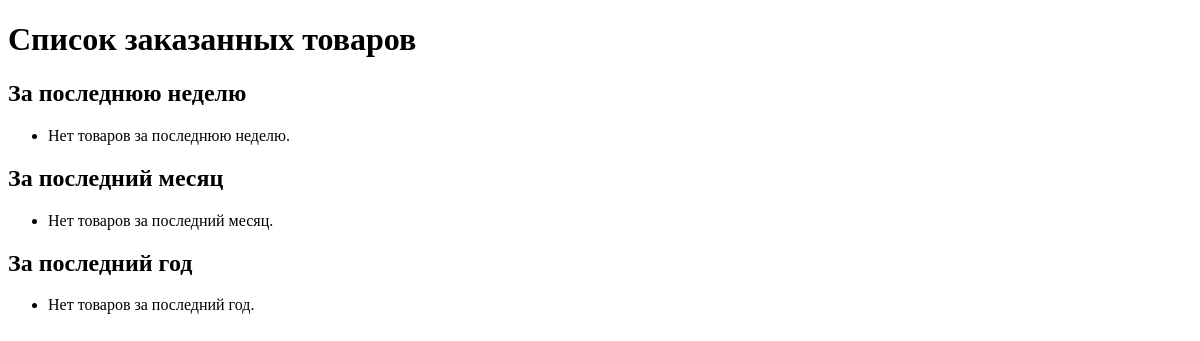
Before: /client/3/ordered_products/ with the older database file.
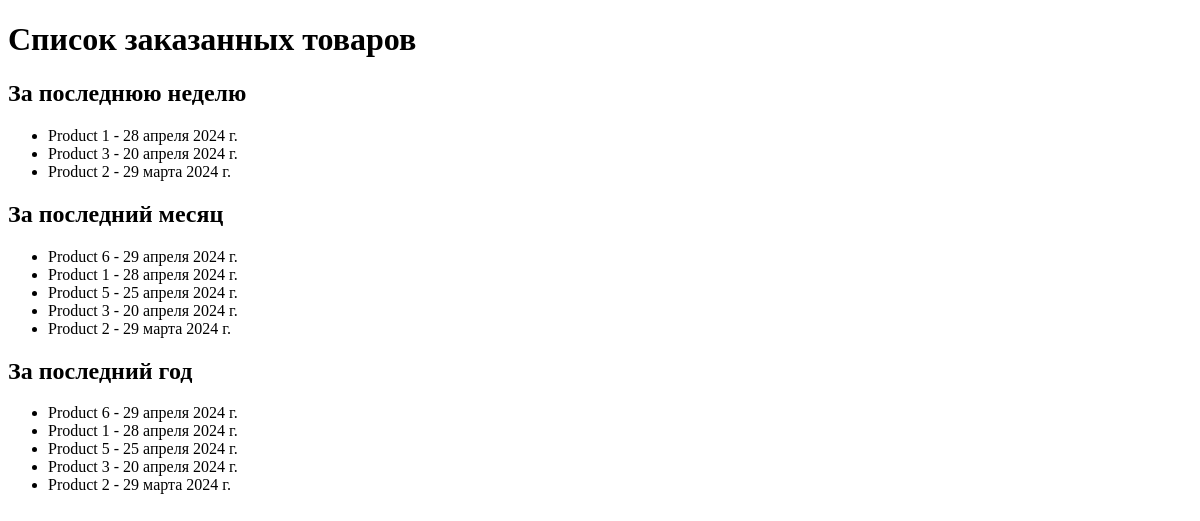
After: the same page with the newer database file.
### myapp2/models.py (models this page shows, shortened)
class Product(models.Model):
    name = models.CharField(max_length=100)
    description = models.TextField()
    price = models.DecimalField(max_digits=10, decimal_places=2)
    quantity = models.IntegerField()
    added_date = models.DateField(auto_now_add=True)
    image = models.ImageField(upload_to='product_images/',null=True, blank=True)

### myapp2/views.py (the view)
# urls.py: path('client/<int:client_id>/ordered_products/', view, name='index'),
def view(request, client_id):
    orders_week = Order.objects.filter(client_id=client_id, order_date__gte=timezone.now() - timezone.timedelta(days=7))
    orders_month = Order.objects.filter(client_id=client_id, order_date__gte=timezone.now() - timezone.timedelta(days=30))
    orders_year = Order.objects.filter(client_id=client_id, order_date__gte=timezone.now() - timezone.timedelta(days=365))
    products_week = Product.objects.filter(order__in=orders_week).distinct()
    products_month = Product.objects.filter(order__in=orders_month).distinct()
    products_year = Product.objects.filter(order__in=orders_year).distinct()
    products_week = products_week.order_by('-added_date')
    products_month = products_month.order_by('-added_date')
    products_year = products_year.order_by('-added_date')
    context = {
        'products_week': products_week,
        'products_month': products_month,
        'products_year': products_year,
    }
    return render(request, "myapp2/index.html", context)

### myapp2/templates/myapp2/index.html (shortened to what this page needs)
<!DOCTYPE html>
<html lang="ru">
<head>
</head>
<body>
    <h1>Список заказанных товаров</h1>
    <h2>За последнюю неделю</h2>
    <ul>
        {% for product in products_week %}
            <li>{{ product.name }} - {{ product.added_date }}</li>
        {% empty %}
            <li>Нет товаров за последнюю неделю.</li>
        {% endfor %}
    </ul>
    <h2>За последний месяц</h2>
    <ul>
        {% for product in products_month %}
            <li>{{ product.name }} - {{ product.added_date }}</li>
        {% empty %}
            <li>Нет товаров за последний месяц.</li>
        {% endfor %}
    </ul>
    <h2>За последний год</h2>
    <ul>
        {% for product in products_year %}
            <li>{{ product.name }} - {{ product.added_date }}</li>
        {% empty %}
            <li>Нет товаров за последний год.</li>
        {% endfor %}
    </ul>
</body>
</html>

Changed rows visible on the page:
added Product: name "Product 1", added_date "28 апреля 2024 г."
added Product: name "Product 3", added_date "20 апреля 2024 г."
added Product: name "Product 2", added_date "29 марта 2024 г."
added Product: name "Product 6", added_date "29 апреля 2024 г."
added Product: name "Product 5", added_date "25 апреля 2024 г."
Other visible differences:
text no longer shown: "Нет товаров за последнюю неделю. Нет товаров за последний месяц. Нет товаров за последний год."
